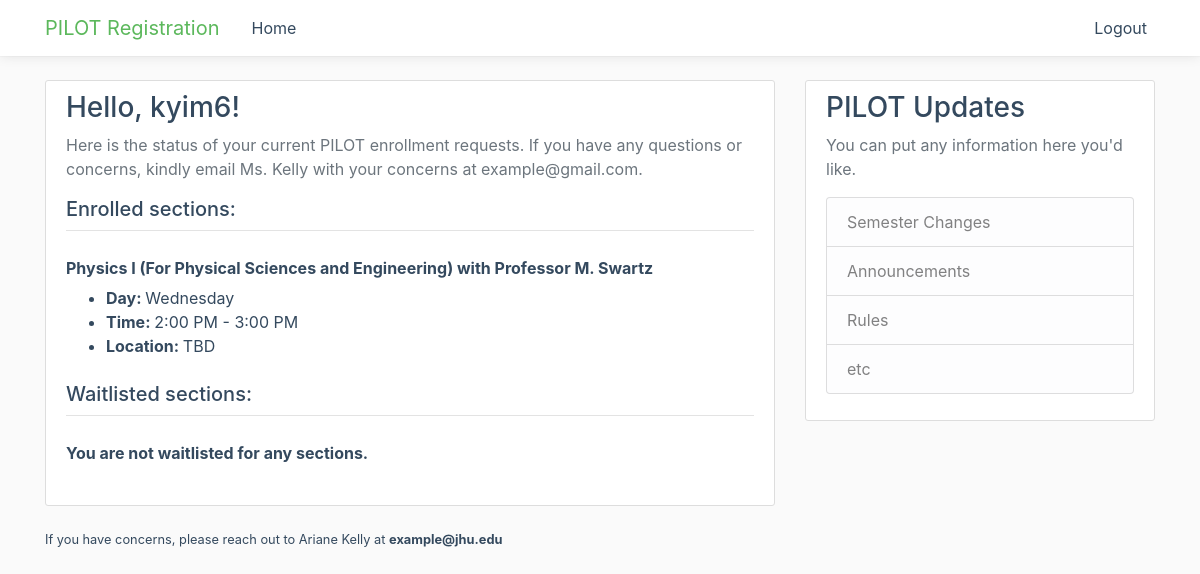
Page /status/ (signed in) on the committed database.
### one/models.py (models this page shows, shortened)
class StudentUser(models.Model):
	user = models.OneToOneField(User, on_delete=models.CASCADE)
	hopid = models.CharField(max_length=200)
	jhed = models.CharField(max_length=200)
	major = models.CharField(max_length=100)
	grad_year = models.CharField(max_length=4)
	pre_health = models.BooleanField(default=False)

class Meeting(models.Model):
	course = models.ForeignKey(Course, on_delete=models.CASCADE)
	start_time = models.CharField(max_length=15)
	end_time = models.CharField(max_length=15)
	day = models.CharField(max_length=10, choices=DAYS)
	location = models.CharField(max_length=200, default='TBD')
	max = models.IntegerField(default=15)
	waitlist = models.ManyToManyField(StudentUser, blank=True, related_name="waitlist")
	students = models.ManyToManyField(StudentUser, blank=True, related_name="students")

class Course(models.Model):
	name = models.CharField(max_length=200)
	prof = models.CharField(max_length=200)
	code = models.CharField(max_length=200, default='0')
	def __str__(self):
		return self.name + ' with Professor ' + self.prof

### one/views.py (the view)
# urls.py: path('status/', views.status, name='status'),
@login_required
def status(request):
	if request.method == 'POST':
		student = get_object_or_404(StudentUser, user=request.user)
		if not StudentUser.objects.filter(user=request.user.id).exists():
			return render(request, 'one/welcome.html/')
		elif not Meeting.objects.filter(students=student).exists() or Meeting.objects.filter(waitlist=student).exists():
			return redirect('one:results', pk=student.id)
	else:
		user = request.user
		student = get_object_or_404(StudentUser, user=user)
		enrolled = list(Meeting.objects.filter(students=student))
		waitlist = list(Meeting.objects.filter(waitlist=student))
		context = {
			'title': 'Your Status | PILOT Registration',
			'student': student,
			'enrolled': enrolled,
			'waitlist': waitlist
		}
		return render(request, 'one/status.html', context=context)

### one/templates/one/status.html
{% extends "one/base.html" %}
{% block content %}
	<div class="content-section">
		<h3>Hello, {{student.jhed }}!</h3>
		<p class="text-muted"> Here is the status of your current PILOT enrollment requests. If you have any questions or concerns, kindly email Ms. Kelly with your concerns at example@gmail.com. </p>
		<div class="article-metadata">
		<h5>Enrolled sections:</h5>
		</div><br>
		{% if enrolled|length > 0 %}
			{% for meeting in enrolled %}
					<h6 class="stat-course"><b>{{ meeting.course }}</b></h6>
						<ul>
							<li><b>Day: </b>{{ meeting.day }}</li>
							<li><b>Time: </b>{{ meeting.start_time}} - {{meeting.end_time}}</li>
							<li><b>Location: </b>{{meeting.location}}</li>
						</ul>
			{% endfor %}
		{% else %}
			<h6 class="stat-course"><b>You are not enrolled in any sections.</b></h6>
			<form method="post">
				{% csrf_token %}
				<button type="submit">Continue Registration</button>
			</form>
		{% endif %}<br>
		<div class="article-metadata">
		<h5>Waitlisted sections:</h5>
		</div><br>
		{% if waitlist|length > 0 %}
			{% for meeting in waitlist %}
					<h6 class="stat-course"><b>{{ meeting.course }}</b></h6>
		<h7 class="text-muted">You are waitlisted in {{ meeting.waitlist }} position! </h7>
					<ul>
						<li><b>Day: </b>{{ meeting.day }}</li>
						<li><b>Time: </b>{{ meeting.start_time}} - {{meeting.end_time}}</li>
						<li><b>Location: </b>{{meeting.location}}</li>
					</ul>
			{% endfor %}
		{% else %}
			<h6 class="stat-course"><b>You are not waitlisted for any sections.</b></h6>
		{% endif %}
		<br>
	</div>
{% endblock content%}

### one/static/one/main.css (style rules this page uses)
body { background: #fafafa; color: #34495E; margin-top: 5rem; }
.stat-course { padding-left: 0px; margin-left: 0px; }
h1, h2, h3, h4, h5, h6 { color: #34495E; }
ul { margin: 0; }
.content-section { background: #ffffff; padding: 10px 20px; border: 1px solid #dddddd; border-radius: 3px; margin-bottom: 20px; }
.article-metadata { padding-bottom: 1px; margin-bottom: 4px; border-bottom: 1px solid #e3e3e3 }

### rows in the picture
StudentUser: jhed "kyim6"
Meeting: course "Physics I (For Physical Sciences and Engineering) with Professor M. Swartz", day "Wednesday", start_time "2:00 PM", end_time "3:00 PM", location "TBD"
